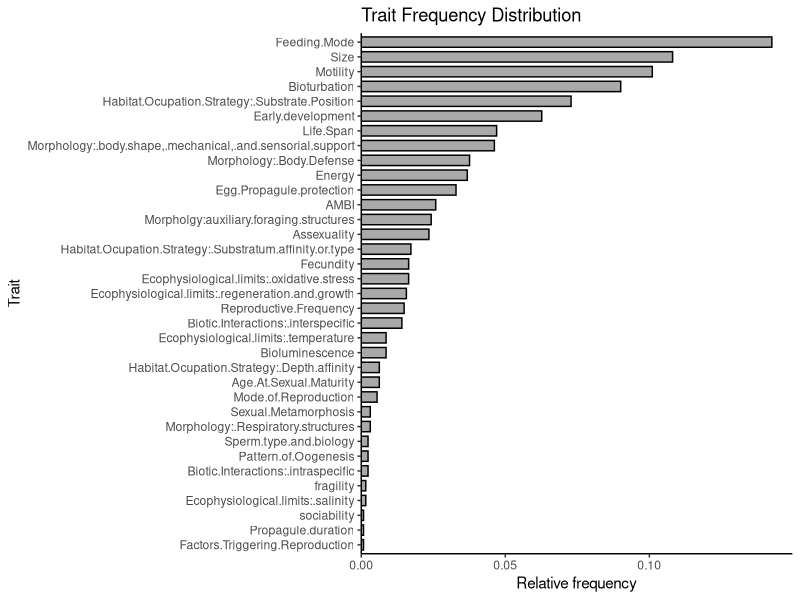
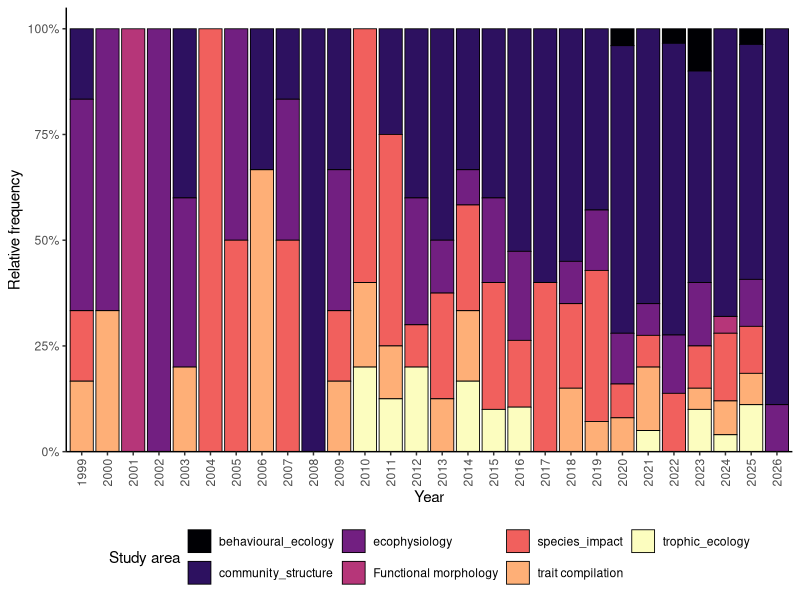
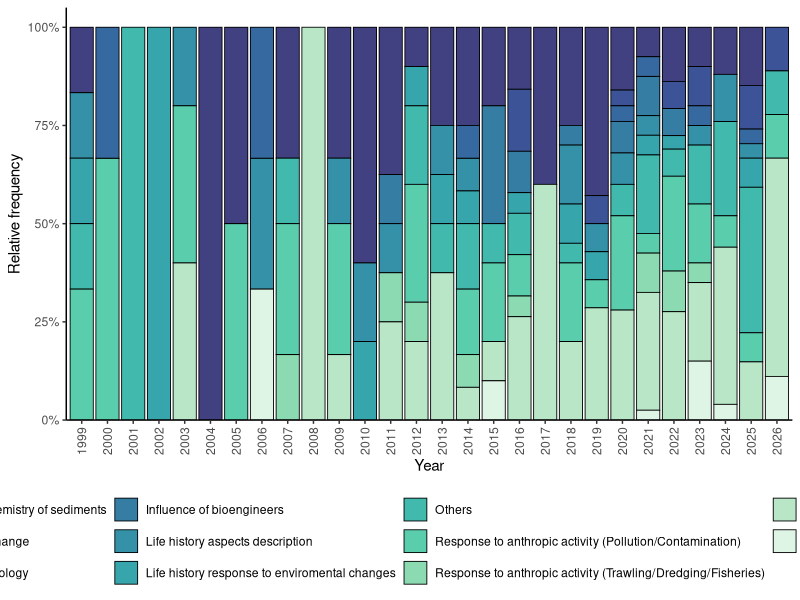
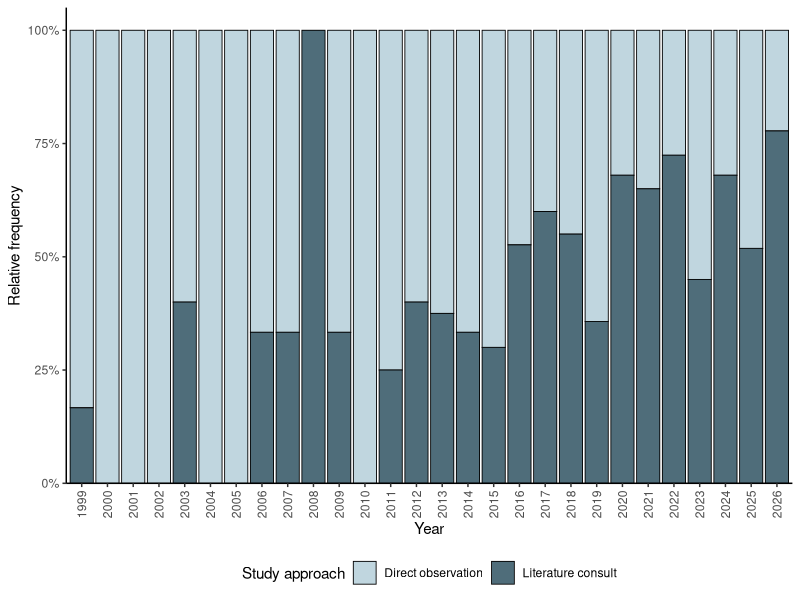
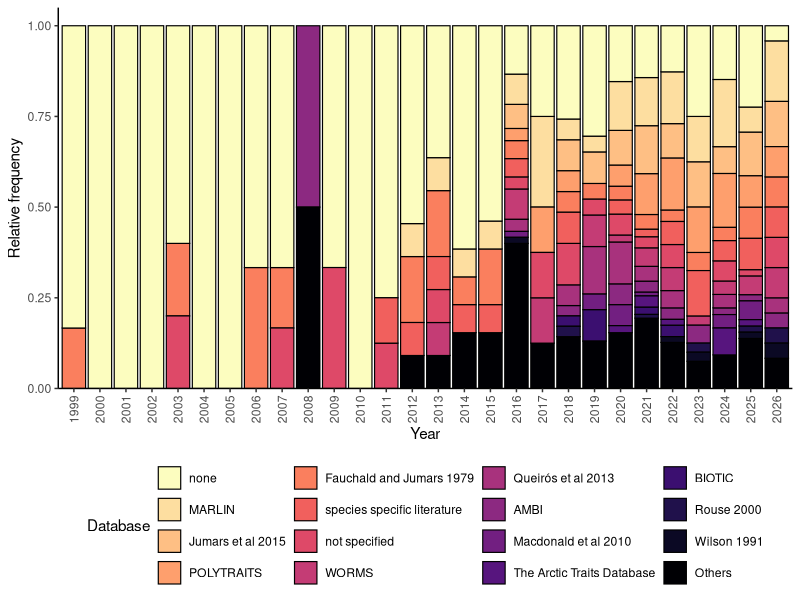
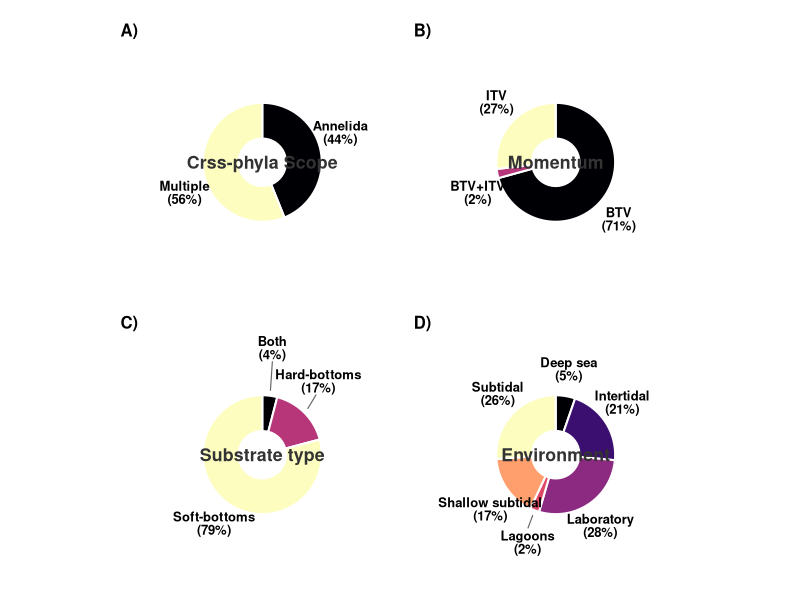

Reproduce these figures in R, in order.
#' =============================================================================
#  Supplementary information and exploration of data
#' =============================================================================


# =============================================================================
# 1. SETUP & PACKAGES
# =============================================================================

{
  # Package repository and configuration
  lib <- .libPaths()[1]
  
  required_packages <- c(
    "vegan",
    "FD",
    "dplyr",
    "writexl",
    "openxlsx",
    "readxl",
    "here",
    "tidyr",
    "tidyverse",
    "car",
    "tidyselect",
    "tidygraph",
    "ggeffects",
    "patchwork",
    "MuMIn",
    "DHARMa",
    "adiv",
    "adegraphics",
    "PERMANOVA",
    "gridExtra",
    "FactoMineR",
    "ggalluvial",
    "factoextra",
    "jtools",
    "picante",
    "bibliometrix",
    "RColorBrewer",
    "scales",
    "ggrepel",
    "viridis"
  )
  
  # Install missing packages
  missing_pkgs <- required_packages[
    !(required_packages %in% installed.packages()[, "Package"])
  ]
  
  if (length(missing_pkgs)) {
    install.packages(
      missing_pkgs,
      dependencies = TRUE,
      lib = lib
    )
  }
  
  # Load packages
  lapply(
    required_packages,
    require,
    character.only = TRUE
  )
}


# =============================================================================
# 2. DATA IMPORT
# =============================================================================

data <- read.xlsx(
  here("data", "data.xlsx")
)

traits <- read.xlsx(
  here("data", "data.xlsx"),
  sheet = "traits"
)


# =============================================================================
# 3. DATA PREPARATION
# =============================================================================


# -----------------------------------------------------------------------------
# 3.1 Traits (Long Format)
# -----------------------------------------------------------------------------

traits_long <- traits %>%
  pivot_longer(
    cols = -c(1:6),
    names_to = "trait",
    values_to = "presence"
  )

trait_frequency <- traits_long %>%
  filter(presence == 1) %>%
  count(trait) %>%
  mutate(
    relative_frequency = n / sum(n)
  )


# -----------------------------------------------------------------------------
# 3.2 Study Area Frequency by Year
# -----------------------------------------------------------------------------

study_area_year_frequency <- data %>%
  count(
    PY,
    SA
  ) %>%
  group_by(PY) %>%
  mutate(
    relative_frequency = n / sum(n)
  )


# -----------------------------------------------------------------------------
# 3.3 Focus (Top 10 FOC)
# -----------------------------------------------------------------------------

top10_focus <- data %>%
  count(
    FOC,
    sort = TRUE
  ) %>%
  slice_head(n = 10) %>%
  pull(FOC)

focus_year_frequency <- data %>%
  mutate(
    FOC = if_else(
      FOC %in% top10_focus,
      FOC,
      "Others"
    )
  ) %>%
  count(
    PY,
    FOC
  ) %>%
  group_by(PY) %>%
  mutate(
    relative_frequency = n / sum(n)
  )


# -----------------------------------------------------------------------------
# 3.4 Database (TDB)
# -----------------------------------------------------------------------------

database_long <- data %>%
  separate_rows(
    TDB,
    sep = ","
  ) %>%
  mutate(
    TDB = str_trim(TDB)
  )


# Top 15 most frequently consulted databases
top_databases <- database_long %>%
  count(
    TDB,
    sort = TRUE
  ) %>%
  slice_head(n = 15) %>%
  pull(TDB)


# Total frequency of database use
total_database_frequency <- database_long %>%
  count(
    TDB,
    sort = TRUE
  )



database_frequency <- database_long %>%
  mutate(
    TDB = if_else(
      TDB %in% top_databases,
      TDB,
      "Others"
    )
  ) %>%
  count(
    PY,
    TDB
  ) %>%
  group_by(PY) %>%
  mutate(
    relative_frequency = n / sum(n),
    TDB = factor(
      TDB,
      levels = c(
        top_databases,
        "Others"
      )
    )
  )


# -----------------------------------------------------------------------------
# 3.5 Methodology (Study Approach)
# -----------------------------------------------------------------------------

methodology_data <- data %>%
  mutate(
    methodology = if_else(
      str_detect(TT, "D"),
      "Direct observation",
      "Literature consult"
    )
  ) %>%
  group_by(
    PY,
    methodology
  ) %>%
  summarise(
    n = n(),
    .groups = "drop"
  )


# =============================================================================
# 4. MAIN PLOTS
# =============================================================================


# -----------------------------------------------------------------------------
# P3: Traits
# -----------------------------------------------------------------------------

p3 <- ggplot(
  trait_frequency,
  aes(
    x = reorder(trait, relative_frequency),
    y = relative_frequency
  )
) +
  geom_col(
    fill = "darkgray",
    color = "black",
    width = 0.7
  ) +
  coord_flip() +
  scale_y_continuous(
    expand = expansion(
      mult = c(0, 0.05)
    )
  ) +
  labs(
    title = "Trait Frequency Distribution",
    x = "Trait",
    y = "Relative frequency"
  ) +
  theme_classic()

p3


# -----------------------------------------------------------------------------
# P4: Study Area
# -----------------------------------------------------------------------------

p4 <- ggplot(
  study_area_year_frequency,
  aes(
    x = factor(PY),
    y = relative_frequency,
    fill = SA
  )
) +
  geom_col(
    color = "black",
    linewidth = 0.3
  ) +
  scale_fill_viridis_d(
    option = "magma"
  ) +
  scale_y_continuous(
    labels = percent,
    expand = expansion(
      mult = c(0, 0.05)
    )
  ) +
  labs(
    x = "Year",
    y = "Relative frequency",
    fill = "Study area"
  ) +
  theme_classic() +
  theme(
    axis.text.x = element_text(
      angle = 90,
      vjust = 0.5
    ),
    legend.position = "bottom"
  )

p4


# -----------------------------------------------------------------------------
# P5: Focus (FOC)
# -----------------------------------------------------------------------------

p5 <- ggplot(
  focus_year_frequency,
  aes(
    x = factor(PY),
    y = relative_frequency,
    fill = FOC
  )
) +
  geom_col(
    color = "black",
    linewidth = 0.3
  ) +
  scale_fill_viridis_d(
    option = "mako",
    begin = 0.3,
    end = 1
  ) +
  scale_y_continuous(
    labels = percent,
    expand = expansion(
      mult = c(0, 0.05)
    )
  ) +
  labs(
    x = "Year",
    y = "Relative frequency",
    fill = "Focus"
  ) +
  theme_classic() +
  theme(
    axis.text.x = element_text(
      angle = 90,
      vjust = 0.5
    ),
    legend.position = "bottom"
  )

p5


# -----------------------------------------------------------------------------
# P6: Methodology
# -----------------------------------------------------------------------------

p6 <- ggplot(
  methodology_data,
  aes(
    x = factor(PY),
    y = n,
    fill = methodology
  )
) +
  geom_bar(
    stat = "identity",
    position = "fill",
    color = "black",
    linewidth = 0.3
  ) +
  scale_y_continuous(
    labels = percent_format(),
    expand = expansion(
      mult = c(0, 0.05)
    )
  ) +
  scale_fill_manual(
    values = c(
      "Literature consult" = "#4F6D7A",
      "Direct observation" = "#C0D6DF"
    )
  ) +
  labs(
    x = "Year",
    y = "Relative frequency",
    fill = "Study approach"
  ) +
  theme_classic() +
  theme(
    axis.text.x = element_text(
      angle = 90,
      vjust = 0.5
    ),
    legend.position = "bottom"
  )

p6

#Literature consult = PotentialL trait information
#Direct observation = Realized trait information

# -----------------------------------------------------------------------------
# P7: Database
# -----------------------------------------------------------------------------

p7 <- ggplot(
  database_frequency,
  aes(
    x = factor(PY),
    y = relative_frequency,
    fill = TDB
  )
) +
  geom_col(
    color = "black",
    linewidth = 0.4
  ) +
  scale_fill_viridis_d(
    option = "magma",
    begin = 1,
    end = 0
  ) +
  scale_y_continuous(
    expand = expansion(
      mult = c(0, 0.05)
    )
  ) +
  labs(
    x = "Year",
    y = "Relative frequency",
    fill = "Database"
  ) +
  theme_classic() +
  theme(
    axis.text.x = element_text(
      angle = 90,
      vjust = 0.5
    ),
    legend.position = "bottom"
  )

p7


# =============================================================================
# 5. DONUT PLOTS: OTHER RELEVANT INFORMATION
# =============================================================================


# -----------------------------------------------------------------------------
# 5.1 Donut Plot Function
# -----------------------------------------------------------------------------

make_donut <- function(df, var, title_label) {
  
  df_sum <- df %>%
    count(
      label = as.factor({{ var }})
    ) %>%
    mutate(
      prop = n / sum(n),
      ymax = cumsum(prop),
      ymin = lag(
        ymax,
        default = 0
      ),
      label_pos = (ymax + ymin) / 2,
      label_text = paste0(
        label,
        "\n(",
        percent(prop, accuracy = 1),
        ")"
      )
    )
  
  ggplot(
    df_sum,
    aes(
      ymax = ymax,
      ymin = ymin,
      xmax = 4,
      xmin = 2.2,
      fill = label
    )
  ) +
    
    geom_rect(
      color = "white",
      linewidth = 0.7
    ) +
    
    scale_fill_viridis_d(
      option = "magma",
      guide = "none"
    ) +
    
    coord_polar(
      theta = "y"
    ) +
    
    xlim(
      1,
      6
    ) +
    
    geom_text_repel(
      aes(
        x = 4.2,
        y = label_pos,
        label = label_text
      ),
      nudge_x = 0.8,
      segment.size = 0.4,
      segment.color = "grey40",
      direction = "y",
      size = 3.3,
      fontface = "bold",
      lineheight = 0.85
    ) +
    
    annotate(
      "text",
      x = 1,
      y = 0,
      label = title_label,
      size = 4.5,
      fontface = "bold",
      color = "grey20"
    ) +
    
    theme_void() +
    
    theme(
      plot.margin = margin(
        10,
        10,
        10,
        10
      )
    )
}


# -----------------------------------------------------------------------------
# 5.2 Create Donut Plots
# -----------------------------------------------------------------------------

p1 <- make_donut(
  data,
  CP,
  "Crss-phyla Scope"
)

p2 <- make_donut(
  data,
  Momentum.acessed,
  "Momentum"
)

p3_donut <- make_donut(
  data,
  SB,
  "Substrate type"
)

p4_donut <- make_donut(
  data,
  ZN,
  "Environment"
)


# -----------------------------------------------------------------------------
# 5.3 Combine Donut Plots
# -----------------------------------------------------------------------------

donut_panel <- (p1 + p2) / 
  (p3_donut + p4_donut) +
  
  plot_annotation(
    tag_levels = "A",
    tag_suffix = ")"
  ) &
  
  theme(
    plot.tag = element_text(
      face = "bold",
      size = 12
    )
  )


# Display donut panel
donut_panel
